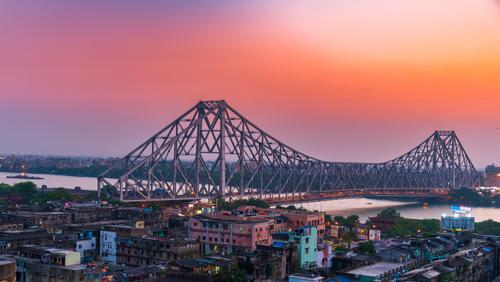
#> input picture Image_Processing_Algorithms/Images/imagekolkata.jpg, 500 x 282 px, found by its file name
$ jupyter execute SS_2023_Image_Processing_PIL.ipynb
#> lines starting #> are read from the running program, lines starting #| are printed output that depends on the picture; after the words box and inside, x2 and y2 are one past the last pixel; in counts of white or black regions, pixels touching at a corner belong together
Python Imaging Library is a free and open-source additional library for the Python programming language that adds support for opening, manipulating, and saving many different image file formats. It is available for Windows, Mac OS X and Linux.
Python Pillow is built on the top of PIL (Python Image Library).

**Opening and saving an image**

This code is for displaying an image and then saving the image.

The Image module provides a class with the same name which is used to represent a PIL image.

[cell 1]
# Import Image class from the library
from PIL import Image

# Read the image from its location
img = Image.open("imagekolkata.jpg")
#> img is the input picture: PIL image 500x282 RGB; mean R, G, B 144.6, 105.8, 116.9

# For showing the image
img.show()
display(img) # This is required for colab

# save an image using extension
img1 = img.save("imagekolkata2.jpg")

**Changing the format**

[cell 2]
# Read the image from its location and display
img = Image.open("imagekolkata.jpg")
display(img) # This is required for colab

# format of the image
print(img.format)
#| JPEG

# changing to png
img.save("imagekolkata2.png")

imgpng = Image.open("imagekolkata2.png")
display(imgpng)
print(imgpng.format)
#| PNG

**Adding a simple text to an image**

The ImageDraw module provides simple 2D graphics for Image objects.

Syntax: obj.text( (x,y), Text, fill)

Parameters:

(x, y): This X and Y denotes the starting position(in pixels)/coordinate of adding the text on an image.

Text: A Text or message that we want to add to the Image.

Fill: Fill is to give the Font color to the text.

[cell 3]
from PIL import ImageDraw

# Call draw Method to add 2D graphics in an image
imgt = ImageDraw.Draw(img)

# Add Text to an image
imgt.text((20,10), "Howrah Bridge", fill=(0,0, 255))

# Display and save the image with text
display(img)
img.save("howrah bridge.jpg")

**Changing the mode of the image**

An RGB color value is specified with: rgb(red, green, blue). Each parameter (red, green, and blue) defines the intensity of the color as an integer between 0 and 255.

Mode of the original image is displayed. Then the
RGB image is changed to black & white and grayscale images.
Mode descriptions
1 1-bit pixels, black and white
L 8-bit pixels, grayscale
RGB 3×8-bit pixels, true colour

[cell 4]
from PIL import ImageOps

# mode of the original image
#img = Image.open("imagekolkata.jpg")
display(img)
print(img.mode)
#| RGB

#convert to binary
imbw = img.convert("1")
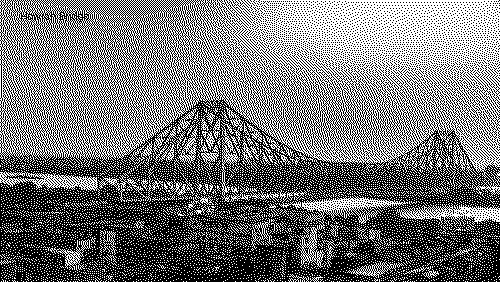
#> imbw: PIL image 500x282 1; 46.3% white in thin lines or dots
display(imbw)
print(imbw.mode) # format of the image
#| 1

# save the binary(black and white) image
bw = imbw.save("bwimagekolkata.jpg")

#convert to binary without dithering
imbw1 = img.convert('1',dither=Image.NONE)
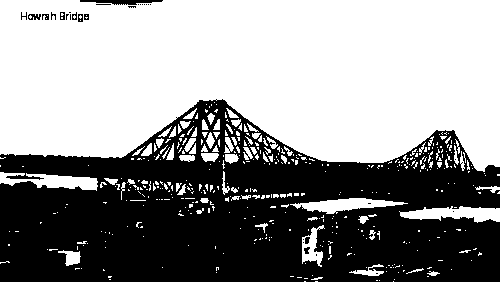
#> imbw1: PIL image 500x282 1; 57.1% white; 33 black regions (22 under 20 px), largest, box (x1, y1, x2, y2) and area: (0, 99, 500, 282) 59892, (80, 0, 163, 5) 261, (28, 14, 41, 20) 54
display(imbw1)
print(imbw1.mode) # format of the image
#| 1

# save the binary(black and white) image
bw1 = imbw1.save("bwimagekolkata1.jpg")

# convert to grayscale
imgray1 = img.convert("L")
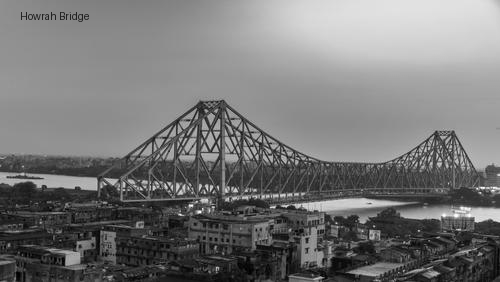
#> imgray1: PIL image 500x282 L; min 0, max 254, mean 118.6
display(imgray1)
print(imgray1.mode) # format of the image
#| L

imgray = ImageOps.grayscale(img)
display(imgray)
print(imgray.mode) # format of the image
#| L
# save the grayscale image using extension
gray = imgray.save("grayimagekolkata.jpg")

**Finding size of the image and then resizing the image**

The size of the original image is displayed. Then a resized copy of the image is returned.

Interpolation (Nearest-neighbor interpolation also known as zero-order interpolation is used here) happens during the resize process, due to which the quality of image changes whether it is being upscaled (resized to a higher dimension than original) or downscaled (resized to a lower Image then original).

[cell 5]
# size of the image
print("Size of original image is",img.size)
#| Size of original image is (500, 282)
img.show()
display(img)

# fetching the original dimensions
wid, hgt = img.size
#> wid = 500; hgt = 282

# displaying the original dimensions
print("Dimensions of the original image is",str(wid) + "x" + str(hgt))
#| Dimensions of the original image is 500x282
#print("Dimensions of the original image is",str(hgt) + "x" + str(wid))

newsize = (550, 200)
imgr = img.resize(newsize)
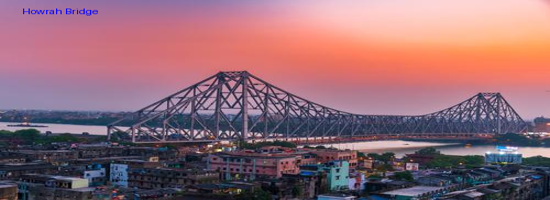
#> imgr: PIL image 550x200 RGB; mean R, G, B 144.4, 105.7, 117

# Shows the image in image viewer
imgr.show()
display(imgr)
print("Size of resized image is",imgr.size)
#| Size of resized image is (550, 200)

**Cropping an image**

[cell 6]
print("Size of original image is",img.size)
#| Size of original image is (500, 282)
img.show()
display(img)
# Setting the points for cropped image
left = 40
top = 100
right = 450
bottom = 200

# Cropped image of above dimension
# (It will not change original image)
imgc = img.crop((left, top, right, bottom))
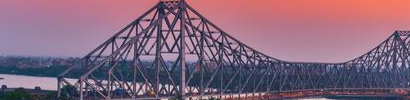
#> imgc: PIL image 410x100 RGB; mean R, G, B 131.5, 102.5, 123.3
display(imgc)
print("Size of cropped image is",imgc.size)
#| Size of cropped image is (410, 100)

**Rotating the image**

[cell 7]
#rotating an image
imrot = img.rotate(90,expand=0)
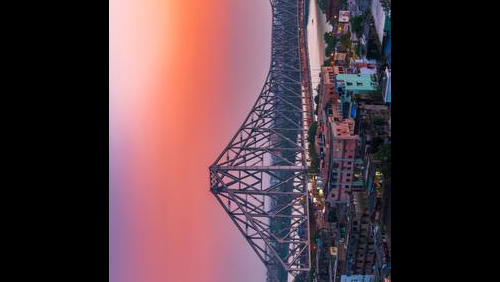
#> imrot: PIL image 500x282 RGB; mean R, G, B 81.9, 58, 64.1
# imrot = img.rotate(170, Image.NEAREST, expand = 1)
display(imrot)
imgr = imrot.save("imagekolkatarot.jpg")
print("170 deg rotation of the image")

**Flipping an image**

[cell 8]
#vertical flip
vertimg = img.transpose(method=Image.FLIP_TOP_BOTTOM)
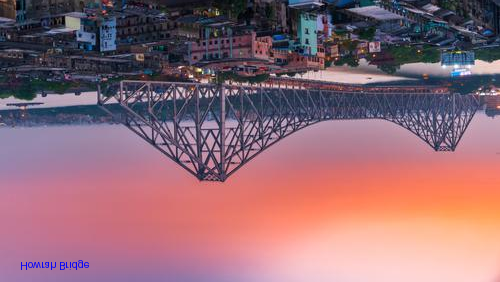
#> vertimg: PIL image 500x282 RGB; mean R, G, B 144.4, 105.7, 117
display(vertimg)
vertimg.save("vflipkolkata.jpg")
print("Vertical flip of the image")

#horizontal flip
horimg = img.transpose(method=Image.FLIP_LEFT_RIGHT)
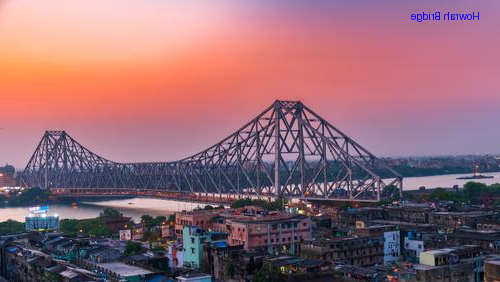
#> horimg: PIL image 500x282 RGB; mean R, G, B 144.4, 105.7, 117
display(horimg)
horimg.save("hflipkolkata.jpg")
print("Horizontal flip of the image")

**Image as an array**

input = img np.unit8 -> converts to integers
uint8 represents Unsigned integer (0 to 255)

Image.fromarray -> returns an image object

[cell 9]
import numpy as np

print(type(img))
#| <class 'PIL.JpegImagePlugin.JpegImageFile'>
# convert image to numpy array
arrimg= np.array(img)
#arrimg= np.uint8(img)    #can also use this

print(type(arrimg))
#| <class 'numpy.ndarray'>

# summarize shape
print(arrimg.shape)
#| (282, 500, 3)

#Showing value of each pixel of the NumPy array image
print(arrimg)
#> (printed output is left out)
display(arrimg) #shows the data type as well

print('R channel is')
print(arrimg[:,:,0])
#> (printed output is left out)

print('G channel is')
print(arrimg[:,:,1])
#> (printed output is left out)
print('B channel is')
print(arrimg[:,:,2])
#> (printed output is left out)

#using asarray function
from numpy import asarray

data = asarray(img)
print(type(data))
#| <class 'numpy.ndarray'>

**Creating Pillow image from array**

[cell 10]
#Convert array to PIL image
PILimg = Image.fromarray(np.array(img))
#PILimg = Image.fromarray(arrimg)

display(PILimg)
print(type(PILimg))
#| <class 'PIL.Image.Image'>

PILimg.save("imagekolkatapil.jpg") #save image

# summarize image details
print(PILimg.mode)
#| RGB
print(PILimg.size)
#| (500, 282)

**Converting Images to Grayscale, Resizing and Trimming in numpy**

[cell 11]
# Converting to grayscale
im = np.array(img.convert('L'))

display(im)

display(Image.fromarray(im))  #PIL image
Image.fromarray(im).save('gr_img.png')

# Resizing
img_rz = np.array(img.resize((340,100)))
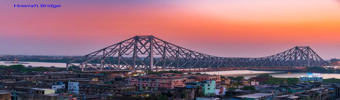
#> img_rz: shape (100, 340, 3); mean R, G, B 144.4, 105.7, 117
print("After resizing:",img_rz.shape)
#| After resizing: (100, 340, 3)

display(Image.fromarray(img_rz))   # PIL image
Image.fromarray(img_rz).save('r_img.jpeg')

#Trimming the Image
im1 = np.array(img)
print("Before trimming:",im1.shape)
#| Before trimming: (282, 500, 3)

im_trim = im1[50:200, 100:350]
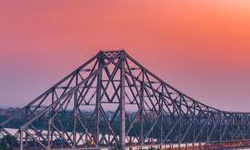
#> im_trim: shape (150, 250, 3); mean R, G, B 160.6, 106.7, 118.3
print("After trimming:",im_trim.shape)
#| After trimming: (150, 250, 3)

display(Image.fromarray(im_trim))   # PIL image
Image.fromarray(im_trim).save('trim_img.jpeg')

$ run again, with Image_Processing_Algorithms/Images/1.JPG copied over Image_Processing_Algorithms/Images/imagekolkata.jpg
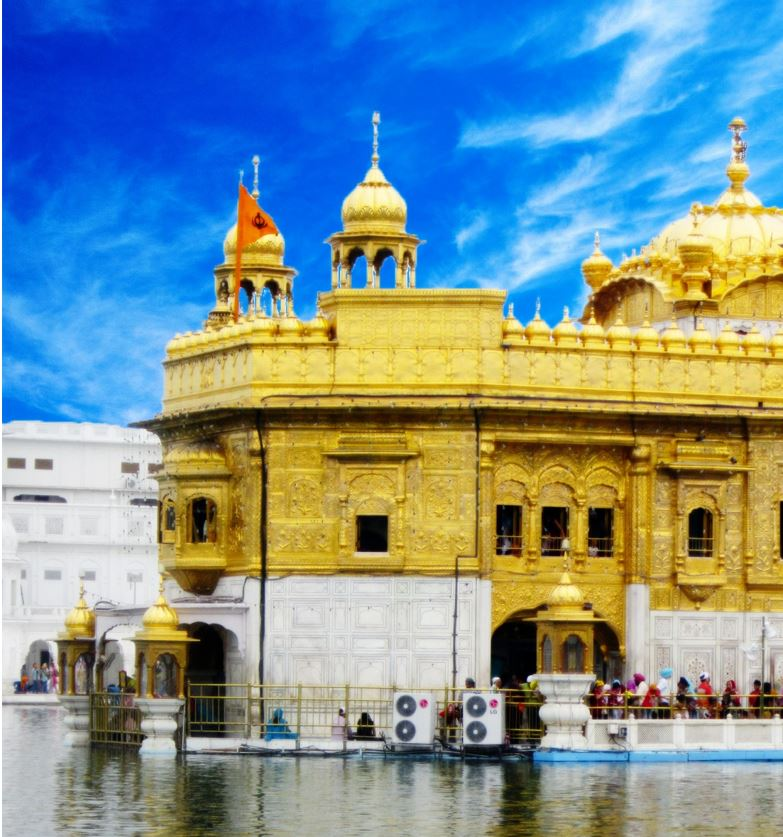
#> input picture Image_Processing_Algorithms/Images/1.JPG, 783 x 837 px, found by its file name
#> img is the input picture: PIL image 783x837 RGB; mean R, G, B 121.1, 145.2, 150.8
#| JPEG
#| PNG
#| RGB
#> `imbw = img.convert("1")`:
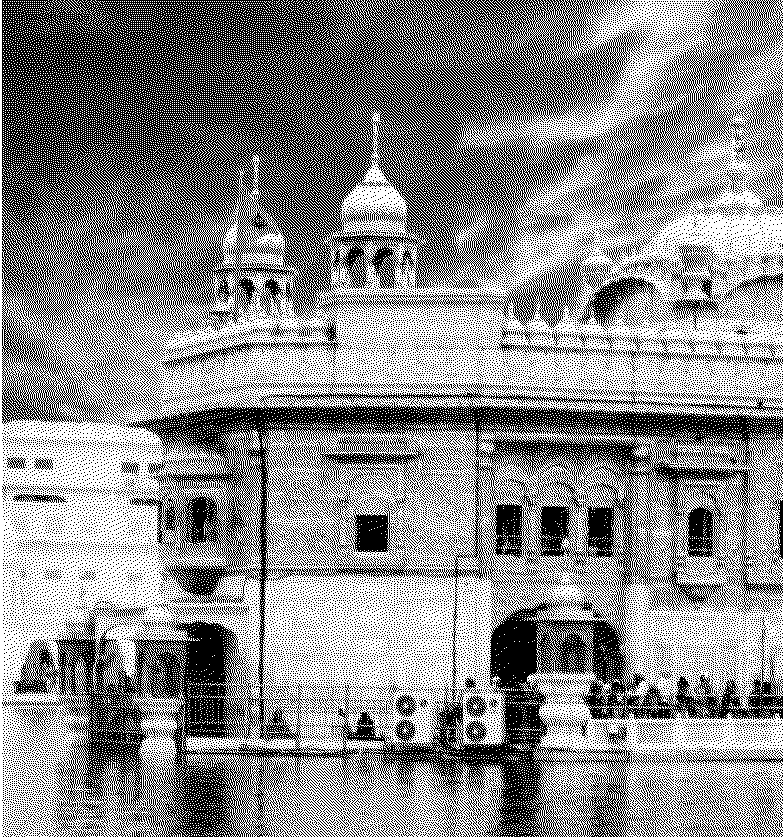
#> imbw: PIL image 783x837 1; 54.2% white; black in thin lines or dots
#| 1
#> imbw1: PIL image 783x837 1; 58% white; 826 black regions (691 under 20 px), largest, box (x1, y1, x2, y2) and area: (2, 0, 633, 322) 144703, (128, 404, 783, 688) 38423, (14, 621, 359, 837) 28066
#| 1
#| L
#| L
#| Size of original image is (783, 837)
#| Dimensions of the original image is 783x837
#| Size of resized image is (550, 200)
#| Size of original image is (783, 837)
#| Size of cropped image is (410, 100)
#| <class 'PIL.JpegImagePlugin.JpegImageFile'>
#| <class 'numpy.ndarray'>
#| (837, 783, 3)
#> (printed output is left out)
#> (printed output is left out)
#> (printed output is left out)
#> (printed output is left out)
#| <class 'numpy.ndarray'>
#| <class 'PIL.Image.Image'>
#| RGB
#| (783, 837)
#| After resizing: (100, 340, 3)
#| Before trimming: (837, 783, 3)
#> `im_trim = im1[50:200, 100:350]`:
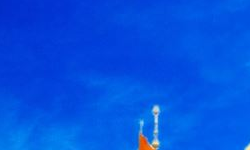
#> im_trim: shape (150, 250, 3); mean R, G, B 3.3, 82.4, 223.2
#| After trimming: (150, 250, 3)

$ run again, with Image_Processing_Algorithms/Images/2.JPG copied over Image_Processing_Algorithms/Images/imagekolkata.jpg
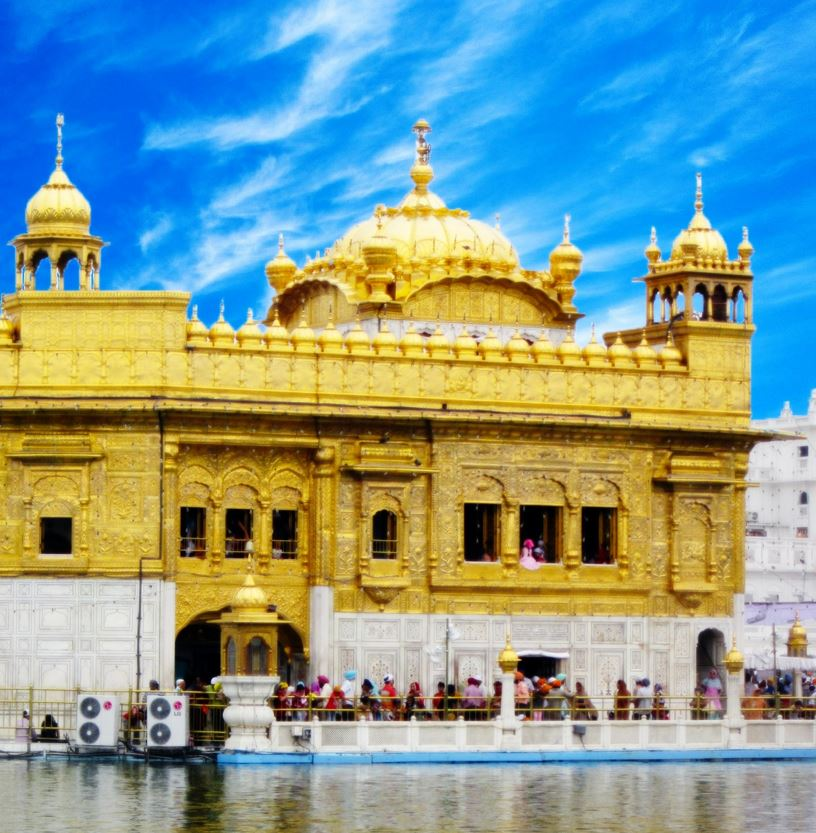
#> input picture Image_Processing_Algorithms/Images/2.JPG, 816 x 833 px, found by its file name
#> img is the input picture: PIL image 816x833 RGB; mean R, G, B 128.4, 154.8, 148
#| JPEG
#| PNG
#| RGB
#> imbw: PIL image 816x833 1; 57.1% white; black in thin lines or dots
#| 1
#> imbw1: PIL image 816x833 1; 65.1% white; 933 black regions (743 under 20 px), largest, box (x1, y1, x2, y2) and area: (0, 0, 317, 300) 59173, (0, 406, 798, 595) 30938, (462, 0, 816, 207) 29031
#| 1
#| L
#| L
#| Size of original image is (816, 833)
#| Dimensions of the original image is 816x833
#| Size of resized image is (550, 200)
#| Size of original image is (816, 833)
#| Size of cropped image is (410, 100)
#| <class 'PIL.JpegImagePlugin.JpegImageFile'>
#| <class 'numpy.ndarray'>
#| (833, 816, 3)
#> (printed output is left out)
#> (printed output is left out)
#> (printed output is left out)
#> (printed output is left out)
#| <class 'numpy.ndarray'>
#| <class 'PIL.Image.Image'>
#| RGB
#| (816, 833)
#| After resizing: (100, 340, 3)
#| Before trimming: (833, 816, 3)
#> `im_trim = im1[50:200, 100:350]`:
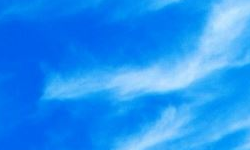
#> im_trim: shape (150, 250, 3); mean R, G, B 34.6, 145.9, 243.3
#| After trimming: (150, 250, 3)
